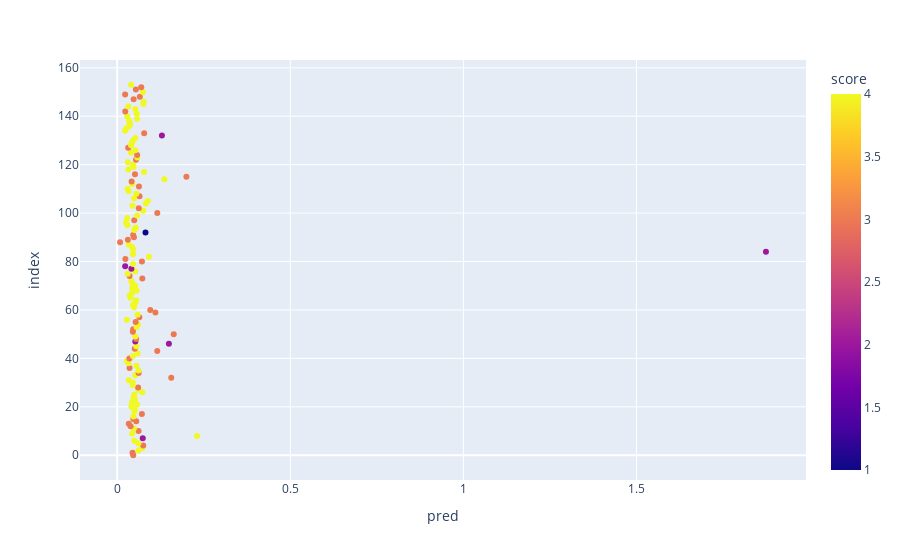

Source (notebook cell):
### Code cell
score_pred = pd.merge(df, filt_score, on="identifier")
score_pred['label']=score_pred['score']
px.scatter(score_pred, color="score", x='pred', hover_name="identifier")

### Figure 1 — Plotly figure (JSON) as saved in the notebook; plotly's stock layout.template omitted (floating-point values rounded to 4 significant figures; data arrays with more than 128 entries replaced by an {"elided": "..."} marker saying what was removed)
{"data": [{"hovertemplate": "<b>%{hovertext}</b><br><br>pred=%{x}<br>index=%{y}<br>score=%{marker.color}<extra></extra>", "hovertext": {"elided": "154 str values"}, "legendgroup": "", "marker": {"color": {"elided": "154 int values"}, "coloraxis": "coloraxis", "symbol": "circle"}, "mode": "markers", "name": "", "orientation": "h", "showlegend": false, "type": "scatter", "x": {"elided": "154 float values"}, "xaxis": "x", "y": {"elided": "154 int values"}, "yaxis": "y"}], "layout": {"coloraxis": {"colorbar": {"title": {"text": "score"}}, "colorscale": [[0, "#0d0887"], [0.1111, "#46039f"], [0.2222, "#7201a8"], [0.3333, "#9c179e"], [0.4444, "#bd3786"], [0.5556, "#d8576b"], [0.6667, "#ed7953"], [0.7778, "#fb9f3a"], [0.8889, "#fdca26"], [1, "#f0f921"]]}, "legend": {"tracegroupgap": 0}, "margin": {"t": 60}, "xaxis": {"anchor": "y", "domain": [0, 1], "title": {"text": "pred"}}, "yaxis": {"anchor": "x", "domain": [0, 1], "title": {"text": "index"}}}}
